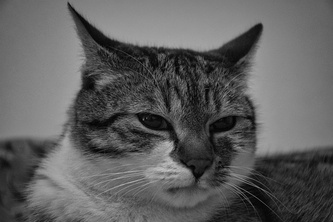
#> input picture images/cat.jpg, 333 x 222 px, shrunk from 640 x 427 before the run
$ jupyter execute histogram_equalization.ipynb
#> lines starting #> are read from the running program, lines starting #| are printed output that depends on the picture
# On Grayscale

[cell 1]
import cv2
import matplotlib.pyplot as plt
from pathlib import Path

img_path = Path("images") / "cat.jpg"

# Reading the image as grayscale
image = cv2.imread(str(img_path), cv2.IMREAD_GRAYSCALE)
#> image is the input picture: shape (222, 333); min 0, max 200, mean 94.7

# Histogram equalization
equalized_img = cv2.equalizeHist(image)

# Plotting the figures
plt.figure(figsize=(10,5))
plt.subplot(1,2,1)
plt.title("Original Image")
plt.imshow(image, cmap="gray")
plt.axis("off")

plt.subplot(1,2,2)
plt.title("Equalized Image")
plt.imshow(equalized_img, cmap="gray")
plt.axis("off")

plt.show()

# RGB Images with RGB Channels

[cell 2]
import cv2
import matplotlib.pyplot as plt
from pathlib import Path

img_path = Path("images") / "nature.jpg"

# Reading the image as RGB (since opencv reads channels as BGR by default)
image = cv2.cvtColor(cv2.imread(str(img_path)), cv2.COLOR_BGR2RGB)
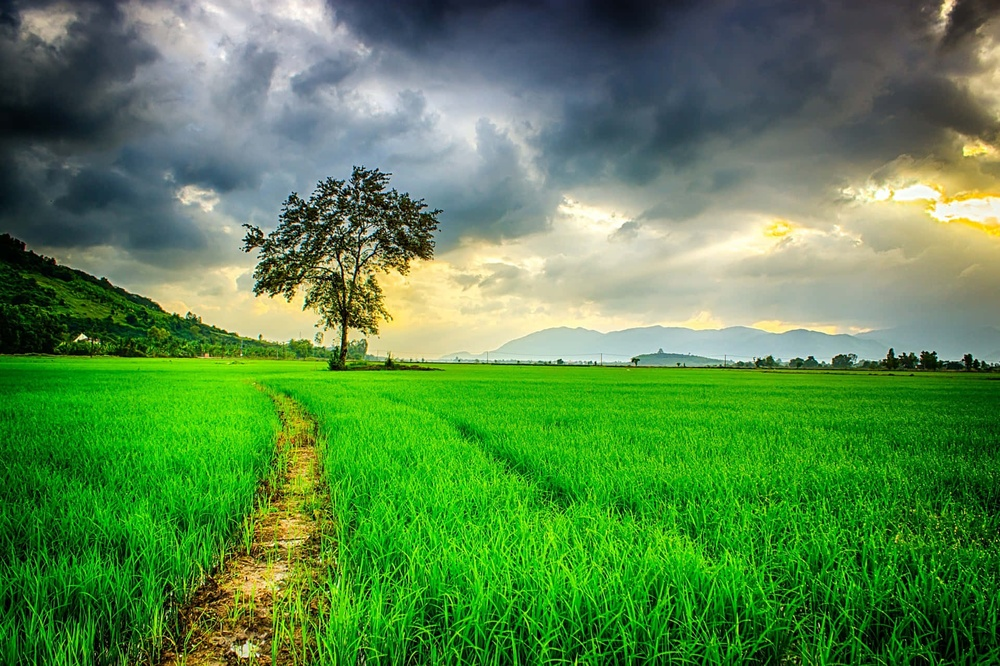
#> input picture images/nature.jpg, 1000 x 666 px, shrunk from 1920 x 1279 before the run
#> image: shape (666, 1000, 3)

# Extracting individual channels
red = cv2.extractChannel(image, coi=0)
green = cv2.extractChannel(image, coi=1)
blue = cv2.extractChannel(image, coi=2)
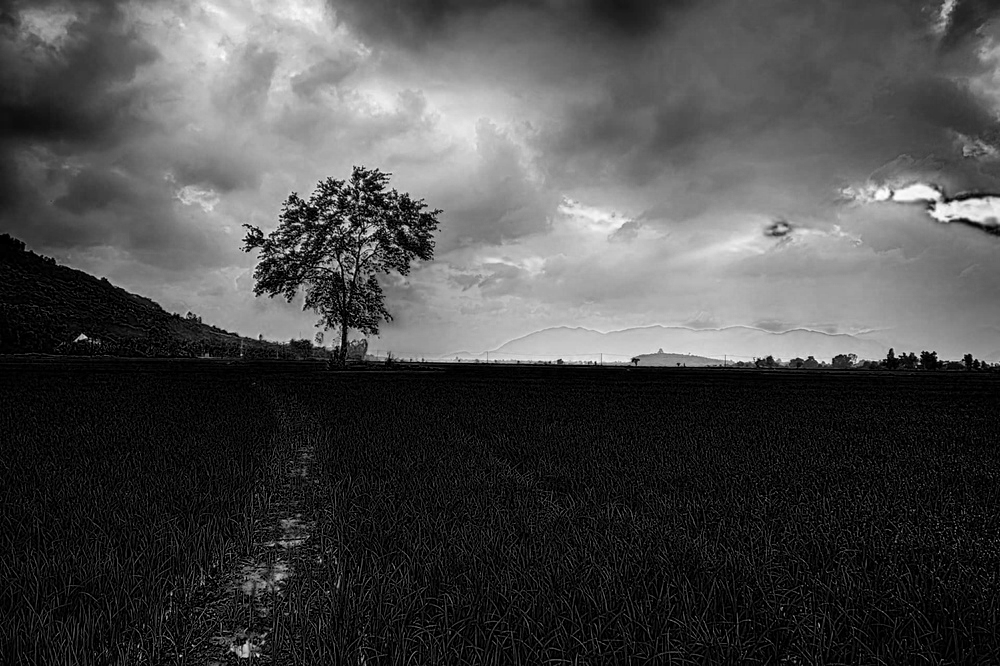
#> blue: shape (666, 1000); min 0, max 255, mean 73.9

# Equalizing individual channels
equalized_red = cv2.equalizeHist(image[:,:,0])
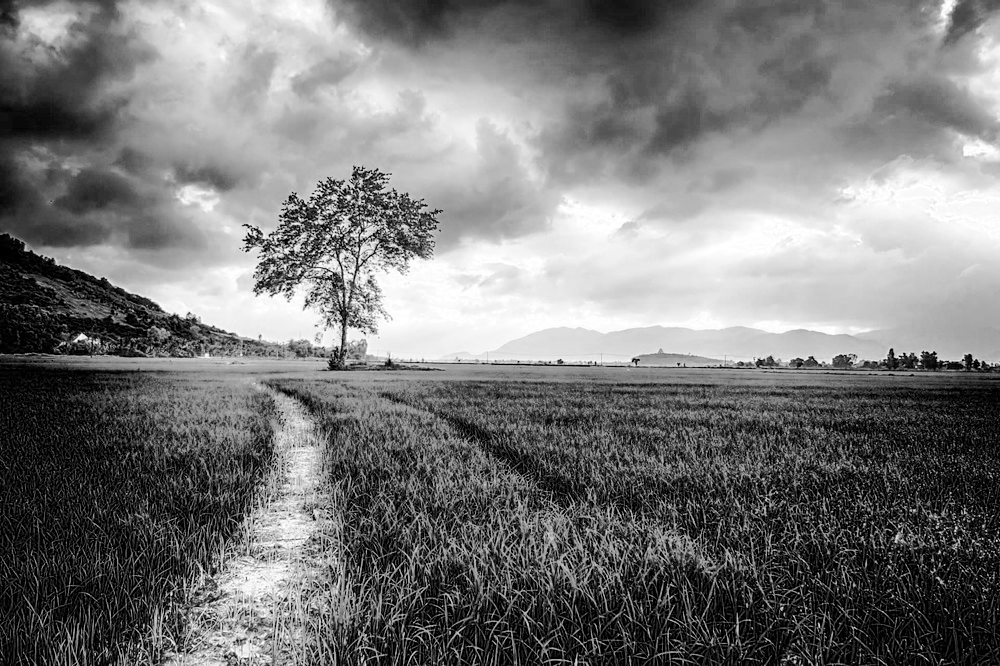
#> equalized_red: shape (666, 1000); min 0, max 255, mean 120.3
equalized_green = cv2.equalizeHist(image[:,:,1])
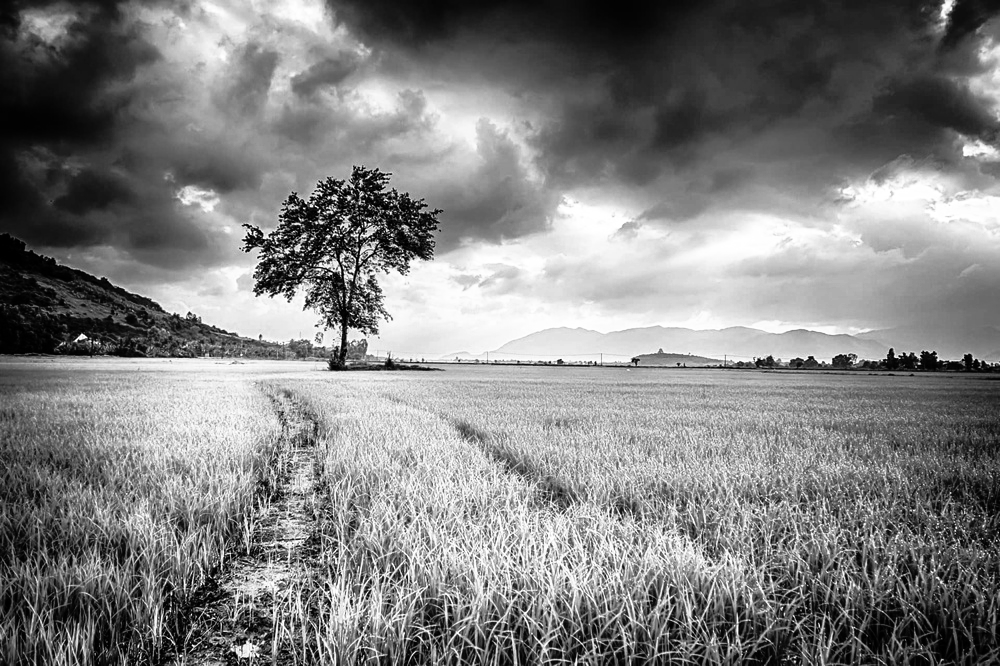
#> equalized_green: shape (666, 1000); min 0, max 255, mean 128.1
equalized_blue = cv2.equalizeHist(image[:,:,2])
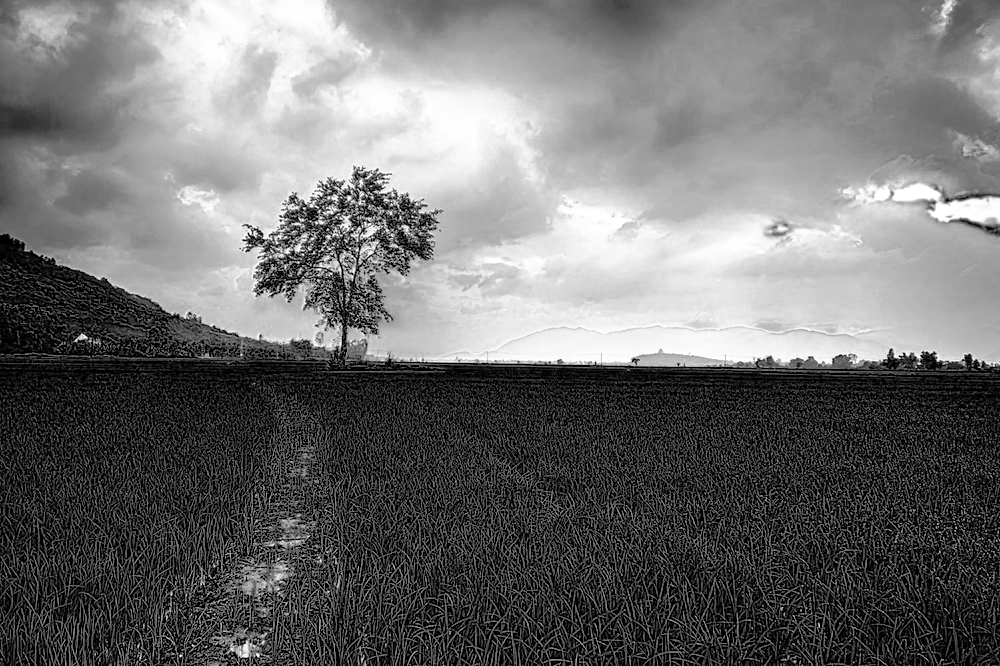
#> equalized_blue: shape (666, 1000); min 0, max 255, mean 111.2

# Merging equalized channels
equalized_img = cv2.cvtColor(cv2.merge([equalized_blue, equalized_green, equalized_red]), cv2.COLOR_RGB2BGR)
#> equalized_img: shape (666, 1000, 3)

# Plotting the figures
plt.figure(figsize=(10,16))
plt.subplot(4,2,1)
plt.title("Original Image")
plt.imshow(image, cmap="gray")
plt.axis("off")

plt.subplot(4,2,2)
plt.title("Equalized Image")
plt.imshow(equalized_img, cmap="gray")
plt.axis("off")

plt.subplot(4,2,3)
plt.title("Original Red")
plt.imshow(red, cmap="gray")
plt.axis("off")

plt.subplot(4,2,4)
plt.title("Equalized Red")
plt.imshow(equalized_red, cmap="gray")
plt.axis("off")

plt.subplot(4,2,5)
plt.title("Original Green")
plt.imshow(green, cmap="gray")
plt.axis("off")

plt.subplot(4,2,6)
plt.title("Equalized Green")
plt.imshow(equalized_green, cmap="gray")
plt.axis("off")

plt.subplot(4,2,7)
plt.title("Original Blue")
plt.imshow(blue, cmap="gray")
plt.axis("off")

plt.subplot(4,2,8)
plt.title("Equalized Blue")
plt.imshow(equalized_blue, cmap="gray")
plt.axis("off")

plt.show()

# RGB Images with YCrCb Channels

[cell 3]
import cv2
import matplotlib.pyplot as plt
from pathlib import Path

img_path = Path("images") / "nature.jpg"

# Reading image as RGB
image = cv2.cvtColor(cv2.imread(str(img_path)), cv2.COLOR_BGR2RGB)

# Converting to YUV color space (Y:Luminance, UV:Chrominance)
image_yuv = cv2.cvtColor(image, cv2.COLOR_RGB2YUV)
#> image_yuv: shape (666, 1000, 3); mean of channels 0, 1, 2 114.9, 107.8, 104.2

# Extracting luminance channel
lum = image_yuv[:,:,0]

# Histogram equalization
equalized_lum = cv2.equalizeHist(lum)
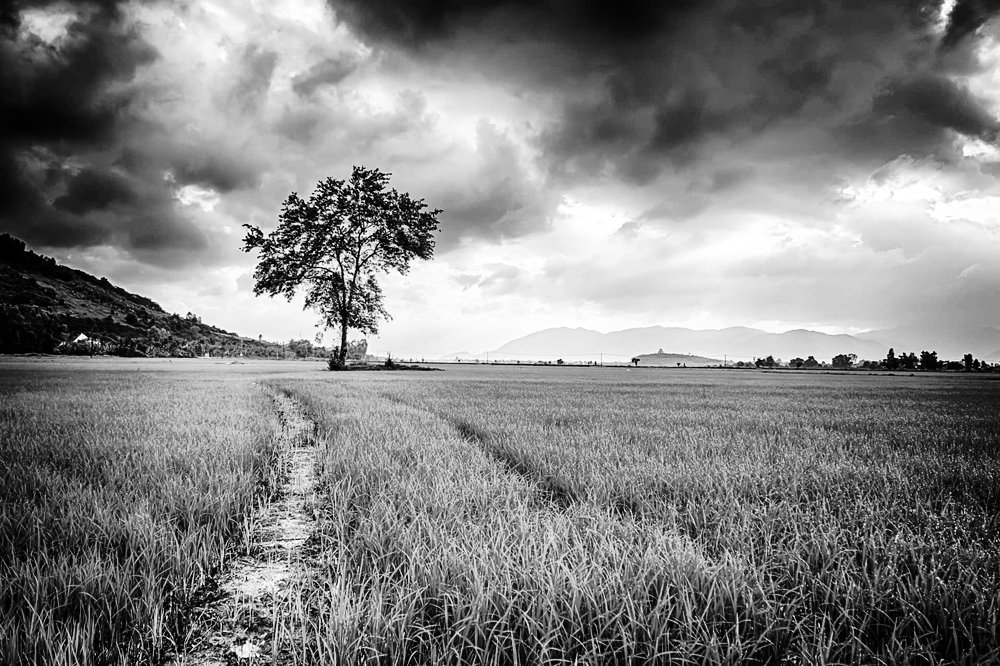
#> equalized_lum: shape (666, 1000); min 0, max 255, mean 128.1

# Merging the channels
equalized_img_yuv = cv2.merge([equalized_lum,image_yuv[:,:,1],image_yuv[:,:,2]])
#> equalized_img_yuv: shape (666, 1000, 3); mean of channels 0, 1, 2 128.1, 107.8, 104.2

# Converting back to RGB
equalized_img = cv2.cvtColor(equalized_img_yuv, cv2.COLOR_YUV2RGB)
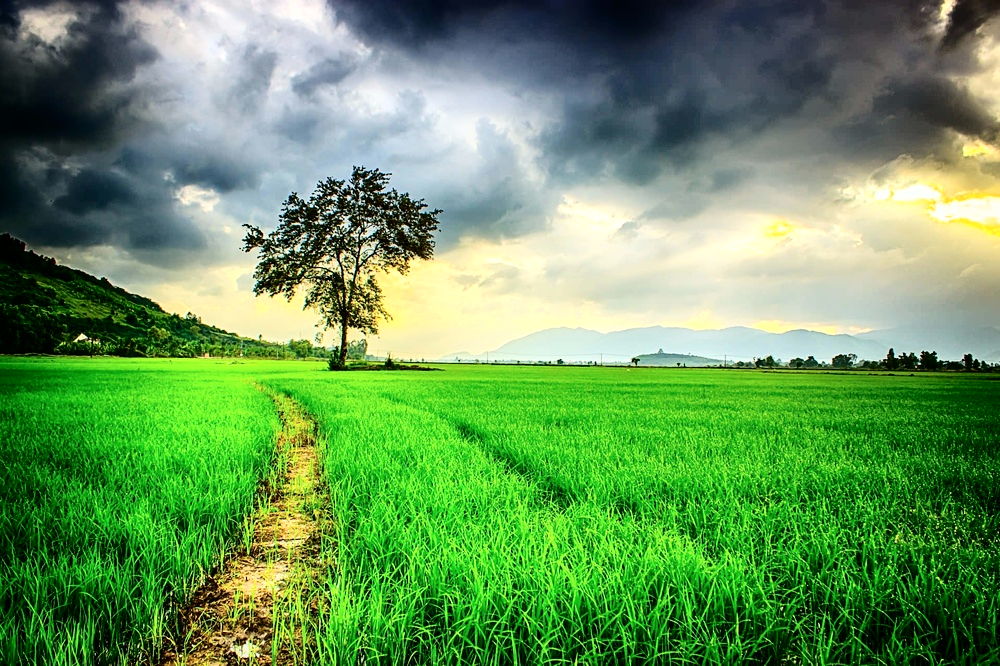
#> equalized_img: shape (666, 1000, 3); mean R, G, B 101.8, 149.7, 88.6

# Plotting the figures
plt.figure(figsize=(10,8))
plt.subplot(2,2,1)
plt.title("Original Image")
plt.imshow(image, cmap="gray")
plt.axis("off")

plt.subplot(2,2,2)
plt.title("Equalized Image")
plt.imshow(equalized_img, cmap="gray")
plt.axis("off")

plt.subplot(2,2,3)
plt.title("Original Luminance")
plt.imshow(lum, cmap="gray")
plt.axis("off")

plt.subplot(2,2,4)
plt.title("Equalized Luminance")
plt.imshow(equalized_lum, cmap="gray")
plt.axis("off")

plt.show()
